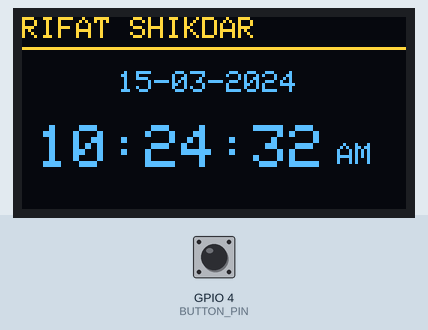
The sketch below on a simulated ESP32. Shown: 128×64 one-colour display. The inputs (shaded band) are chosen by the test bench; at power-on: GPIO 4 (BUTTON_PIN) HIGH. The OLED is the two-colour kind (top 16 rows yellow); WiFi joins after 1.5 s; servers stay silent unless stated; the local clock reads 2024-03-15 10:24:30 at power-on unless the sketch sets it.

Above: at 2.7 s.
2.8 s: GPIO 4 (BUTTON_PIN) pulled LOW for 0.15 s
At 4.1 s:
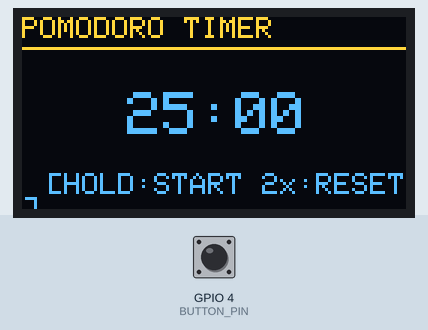
4.7 s: GPIO 4 (BUTTON_PIN) pulled LOW for 1 s
At 6.5 s:
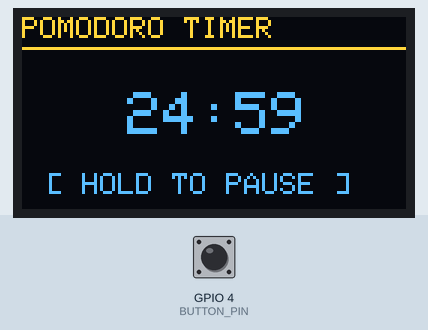
8.7 s: GPIO 4 (BUTTON_PIN) pulled LOW for 0.15 s
At 9.5 s:
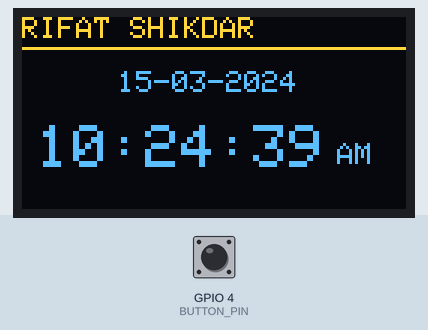
11.5 s: GPIO 4 (BUTTON_PIN) pulled LOW for 3.2 s
At 15.8 s:
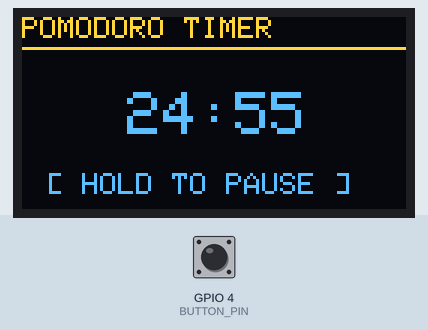
17.5 s: GPIO 4 (BUTTON_PIN) pulled LOW for 1 s
At 19.8 s:
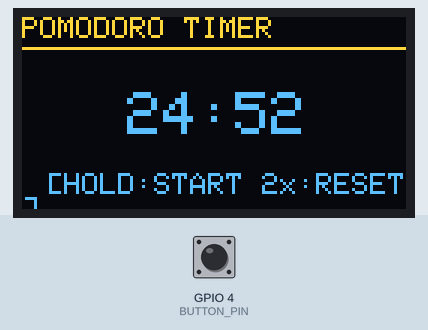
Timing chart, 0 to 21.0 s (numbered marks = the images above; inputs shaded):
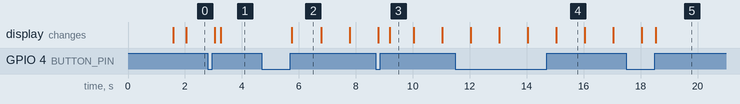

Measured:
- after the input at 2.8 s, the display: first differs from a run without the input after 0.46 s (image 1)
- after the input at 4.7 s, the display: changes after 1.1 s (image 2)
- after the input at 8.7 s, the display: first differs from a run without the input after 0.49 s (image 3)
- after the input at 11.5 s, the display: first differs from a run without the input after 3.5 s (image 4)
- after the input at 17.5 s, the display: first differs from a run without the input after 1.0 s (image 5)
- what the display in image 2 shows lasts 1.0 s, from 5.8 s to 6.8 s
- what the display in image 3 shows lasts 0.8 s, from 9.2 s to 10.0 s

The sketch:

Clock_pomodoro.ino
```cpp
//Switch pin=D4
//SDA = D21
//SCL = D22
#include <Wire.h>
#include <Adafruit_GFX.h>
#include <Adafruit_SSD1306.h>
#include <WiFi.h>
#include "time.h"

#define SCREEN_WIDTH 128
#define SCREEN_HEIGHT 64
#define OLED_RESET    -1
Adafruit_SSD1306 display(SCREEN_WIDTH, SCREEN_HEIGHT, &Wire, OLED_RESET);

// Button Pin
const int BUTTON_PIN = 4;

// States
enum Mode { CLOCK_MODE, POMODORO_MODE };
Mode currentMode = CLOCK_MODE;

// Pomodoro Variables
int pomoMinutes = 25;
int pomoSeconds = 0;
bool pomoRunning = false;
unsigned long lastPomoTick = 0;

// Wi-Fi & NTP Settings

const char* ssid     = "YOUR_WIFI_NAME";
const char* password = "YOUR_WIFI_PASSWORD";
const char* ntpServer = "pool.ntp.org";

// Timezone Offset: GMT+6 (Bangladesh) = 21600 seconds
const long  gmtOffset_sec = 21600;
const int   daylightOffset_sec = 0;

void setup() {
  Serial.begin(115200);
  pinMode(BUTTON_PIN, INPUT_PULLUP);

  if(!display.begin(SSD1306_SWITCHCAPVCC, 0x3C)) {
    for(;;);
  }

  display.clearDisplay();
  display.setTextSize(1);
  display.setTextColor(WHITE);
  display.setCursor(10, 25);
  display.println("Connecting WiFi...");
  display.display();

  WiFi.begin(ssid, password);
  while (WiFi.status() != WL_CONNECTED) {
    delay(500);
  }

  configTime(gmtOffset_sec, daylightOffset_sec, ntpServer);
}

void loop() {
  checkButton();

  switch (currentMode) {
    case CLOCK_MODE:
      drawClock();
      break;
    case POMODORO_MODE:
      updatePomodoro();
      drawPomodoro();
      break;
  }
  delay(10);
}

// -------------------------------------------------------------
// CONTROLS (Single, Double, and Long Press Handling)
// -------------------------------------------------------------
void checkButton() {
  static bool lastButtonState = HIGH;
  static unsigned long buttonPressedTime = 0;
  static unsigned long lastReleaseTime = 0;
  static int clickCount = 0;
  static bool isWaitingForDouble = false;

  bool currentButtonState = digitalRead(BUTTON_PIN);
  unsigned long now = millis();

  if (lastButtonState == HIGH && currentButtonState == LOW) {
    buttonPressedTime = now;
  }

  if (lastButtonState == LOW && currentButtonState == HIGH) {
    unsigned long holdDuration = now - buttonPressedTime;

    if (holdDuration > 50) {
      if (currentMode == POMODORO_MODE && holdDuration > 600) {
        pomoRunning = !pomoRunning;
        clickCount = 0;
        isWaitingForDouble = false;
      } else {
        clickCount++;
        lastReleaseTime = now;
        isWaitingForDouble = true;
      }
    }
  }

  if (isWaitingForDouble && (now - lastReleaseTime > 250)) {
    if (clickCount == 1) {
      currentMode = (Mode)((currentMode + 1) % 2);
    }
    else if (clickCount >= 2) {
      if (currentMode == POMODORO_MODE && !pomoRunning) {
        pomoMinutes = 25;
        pomoSeconds = 0;
      }
    }
    clickCount = 0;
    isWaitingForDouble = false;
  }

  lastButtonState = currentButtonState;
}

// -------------------------------------------------------------
// DISPLAY INTERFACES
// -------------------------------------------------------------
void drawHeader(String title) {
  display.clearDisplay();
  display.setTextSize(1);
  display.setTextColor(WHITE);
  display.setCursor(0, 0);
  display.print(title);
  display.drawLine(0, 10, 128, 10, WHITE);
}

void drawClock() {
  drawHeader("RIFAT SHIKDAR");

  struct tm timeinfo;
  if(!getLocalTime(&timeinfo)){
    display.setCursor(15, 30);
    display.print("Time Error");
    display.display();
    return;
  }

  int hour12 = timeinfo.tm_hour;
  String ampm = (hour12 >= 12) ? "PM" : "AM";

  if (hour12 == 0) hour12 = 12;
  else if (hour12 > 12) hour12 -= 12;

  // Display the Date
  display.setTextSize(1);
  display.setCursor(32, 18);
  display.printf("%02d-%02d-%04d", timeinfo.tm_mday, timeinfo.tm_mon + 1, timeinfo.tm_year + 1900);

  // Display clock numbers
  display.setTextSize(2);
  display.setCursor(5, 36);
  display.printf("%02d:%02d:%02d", hour12, timeinfo.tm_min, timeinfo.tm_sec);

  // Display AM/PM marker
  display.setTextSize(1);
  display.setCursor(105, 42);
  display.print(ampm);

  display.display();
}

void drawPomodoro() {
  drawHeader("POMODORO TIMER");

  display.setTextSize(2);
  display.setCursor(35, 25);
  display.printf("%02d:%02d", pomoMinutes, pomoSeconds);

  display.setTextSize(1);
  display.setCursor(8, 52);
  if (pomoRunning) {
    display.print("[ HOLD TO PAUSE ]");
  } else {
    display.print("[HOLD:START 2x:RESET]");
  }
  display.display();
}

// -------------------------------------------------------------
// POMODORO CORE LOGIC
// -------------------------------------------------------------
void updatePomodoro() {
  if (!pomoRunning) return;

  if (millis() - lastPomoTick >= 1000) {
    lastPomoTick = millis();

    if (pomoSeconds == 0) {
      if (pomoMinutes == 0) {
        pomoRunning = false;
        pomoMinutes = 25;
      } else {
        pomoMinutes--;
        pomoSeconds = 59;
      }
    } else {
      pomoSeconds--;
    }
  }
}
```
